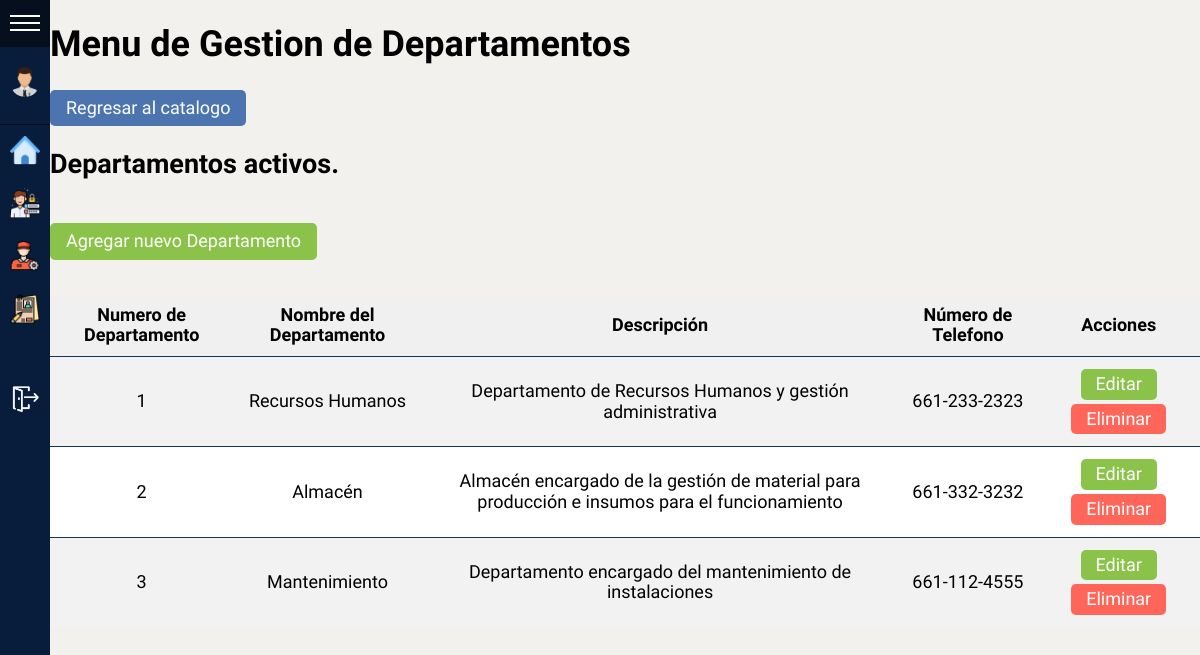
The page /Data/CRUDdepa/gestionDepa.php (signed in) on the database its author committed.
### tables this page shows
CREATE TABLE departamentos (
    idDepartamento INT AUTO_INCREMENT PRIMARY KEY,
    nomDepartamento VARCHAR (30) NOT NULL,
    descripcion VARCHAR (200) NOT NULL,
    numTel CHAR (15) NOT NULL UNIQUE
);

### Data/conexionDB.php (called while the page is built, shortened)
<?php
class conexionDB{
    private $HOST = "";
    private $USER = "";
    private $PASS = "";
    private $DB = "";
    protected $connection;
    public function __construct(){
        $this->HOST="localhost";
        $this->USER="root";
        $this->PASS="";
        $this->DB="requests";
    }
    public function connect(){
        $this->connection = mysqli_connect($this->HOST, $this->USER, $this->PASS, $this->DB);
        if($this->connection){
            return true;
        }else{
            return false;
        }
    }
    public function execquery($query){
        $this->dataset = mysqli_query($this->connection,$query);
        if($this->dataset){
            return $this->dataset;
        }else{
            return 0;
        }
    }
}
?>

### Data/CRUDdepa/Departamento.php (called while the page is built, shortened)
<?php
include('../../Data/conexionDB.php');
class Departamento extends conexionDB{
    public function getAllDepartamento(){
        $query = "SELECT * from departamentos";
        $result = $this->connect();
        if ($result) {
            $dataset = $this->execquery($query);
        }
        else{
            $dataset = "error";
        }
        return $dataset;
    }
}
?>

### Data/CRUDdepa/gestionDepa.php (the view, shortened to what this page needs)
<!DOCTYPE html>
<html lang="en">
<head>
    <link rel="stylesheet" href="../../CSS/normalize.css">
	<link rel="stylesheet" href="../../CSS/sidemenu.css">
</head>
<body>
	<div id="sidemenu" class="menu-collapsed">
		<div id="header">
			<div id="menu-btn">
				<div class="btn-hamburger"></div>
				<div class="btn-hamburger"></div>
				<div class="btn-hamburger"></div>
			</div>
		</div>
		<div id="profile">
		<?php
			if (!isset($_SESSION['profile_pic'])) {
				echo '<div id="photo"><img src="../../img/profiles_pics/usuario.png" alt="Usuario"></div>';
			}else{
            	echo '<div id="photo"><img src="../../img/profiles_pics/'.$_SESSION['profile_pic'].'" alt="Usuario"></div>';
			}
			?>
		</div>
		<div id="menu-items">
		<div class="item">
		        <a href="../../View/indexAdmin.php">
					<div class="icon"><img src="../../img/homeImagen.png" alt=""></div>
				</a>
			</div>
			<div class="item">
				<a href="../../View/Admin/gestionUsuarios.php">
					<div class="icon"><img src="../../img/gestionUsuarioImagen.png" alt=""></div>
				</a>
			</div>
			<div class="item">
				<a href="../../View/Admin/controlTecnico.php">
					<div class="icon"><img src="../../img/controlTecnicoImagen.png" alt=""></div>
				</a>
			</div>
			<div class="item">
				<a href="../../View/Admin/solicitudes.php">
					<div class="icon"><img src="../../img/requisicionesImagen.png" alt=""></div>
				</a>
			</div>
			<div class="item">
				<a href="../../View/Admin/catalogo.php">
					<div class="icon"><img src="../../img/catalogo.png" alt=""></div>
				</a>
			</div>
			<div class="item">
				<a href="../../App/logout.php">
					<div class="icon"><img src="../../img/logout.png" alt=""></div>
				</a>
			</div>
		</div>
        </div>
    <h1>Menu de Gestion de Departamentos</h1>
	<br>
	<?php include ('Departamento.php'); ?>
            <?php $miobjeto = new Departamento (); ?>
            <?php $dataset = $miobjeto->getAllDepartamento(); ?>
			<a href="../../View/Admin/catalogo.php" class="cata">Regresar al catalogo</a>
		<h2>Departamentos activos.</h2>
		<br>
		<a href="agregarDepa.php" class="btn-agregar">Agregar nuevo Departamento</a>
		<table class="custom-table">
    <tr>
        <th>Numero de Departamento</th>
        <th>Nombre del Departamento </th>
        <th>Descripción</th>
        <th>Número de Telefono</th>
        <th>Acciones</th>
    </tr>
    <?php while ($tupla = mysqli_fetch_assoc($dataset)) { ?>
		<tr>
    		<td> <?php echo $tupla['idDepartamento']; ?> </td>
    		<td> <?php echo $tupla['nomDepartamento']; ?></td>
    		<td> <?php echo $tupla['descripcion']; ?></td>
    		<td> <?php echo $tupla['numTel']; ?></td>
    		<td class="actions">
        		<input type="button" value="Editar" onclick="location.href='editarDepa.php?idDepartamento=<?php echo $tupla['idDepartamento']; ?>'" class="edit-btn">
        		<input type="button" value="Eliminar" onclick="location.href='eliminarDepa.php?idDepartamento=<?php echo $tupla['idDepartamento']; ?>'" class="delete-btn">
    		</td>
		</tr>
    <?php } ?>
</table>
</body>
</html>
</html>

### CSS/sidemenu.css (style rules this page uses)
:root { --width: 300px; --padding: 10px; --bgcolor: rgb(8, 29, 59); --hovercolor: rgb(5, 15, 29); --width-collapsed: 50px; --fuente: 'Libre Franklin', sans-serif; }
body { background-color: #f3f1ee; font-family: var(--fuente); font-size: 18px; padding: 0; margin: 0; margin-left: var(--width-collapsed); }
#sidemenu { background-color: var(--bgcolor); color: white; position: fixed; height: 100%; left: 0; top: 0; }
#sidemenu a { color: white; text-decoration: none; }
#sidemenu #header { box-sizing: border-box; border-bottom: solid 1px var(--hovercolor); }
#sidemenu #header #title, #sidemenu #header #menu-btn { vertical-align: middle; }
#sidemenu #header #menu-btn { display: inline-block; }
#sidemenu #header #menu-btn { cursor: pointer; padding: 10px; width: var(--width-collapsed); box-sizing: border-box; }
#sidemenu #header #menu-btn .btn-hamburger { background-color: #fff; width: 100%; height: 2px; margin: 5px 0; }
#sidemenu #profile { border-bottom: solid 1px var(--hovercolor); padding: var(--padding) 0; text-align: center; }
#sidemenu #profile #photo { box-sizing: border-box; padding: var(--padding); margin: 0 auto; }
#sidemenu #profile #photo img { border-radius: 50%; width: 60%; }
#sidemenu #profile #photo, #sidemenu #profile #name { font-size: 24px; padding: var(--padding) 0; overflow: hidden; }
#sidemenu #menu-items { overflow:hidden; }
#sidemenu #menu-items .item { width: var(--width); }
#sidemenu #menu-items .item .icon { display: inline-block; }
#sidemenu #menu-items .item .icon, #sidemenu #menu-items .item .title { font-size: 14px; vertical-align: middle; overflow: hidden; display: inline-block; }
#sidemenu #menu-items .item a { display: block; }
#sidemenu #menu-items .item .icon { box-sizing: border-box; padding: var(--padding); width: var(--width-collapsed); }
#sidemenu #menu-items .item .icon img { width: 100%; }
.menu-collapsed { width: var(--width-collapsed); }
.menu-collapsed .item { width: 100px; }

### rows shown on the page
departamentos: idDepartamento "1", nomDepartamento "Recursos Humanos", descripcion "Departamento de Recursos Humanos y gestión administrativa", numTel "661-233-2323"
departamentos: idDepartamento "2", nomDepartamento "Almacén", descripcion "Almacén encargado de la gestión de material para producción e insumos para el funcionamiento", numTel "661-332-3232"
departamentos: idDepartamento "3", nomDepartamento "Mantenimiento", descripcion "Departamento encargado del mantenimiento de instalaciones", numTel "661-112-4555"
